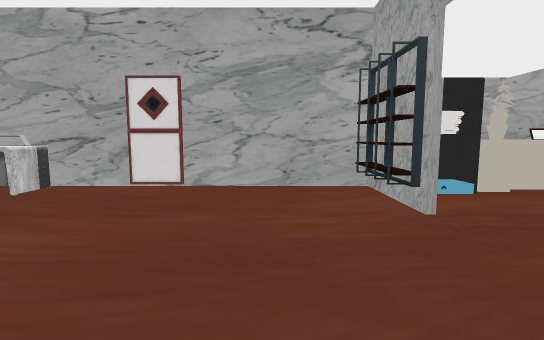
View 1 (above)

16 first-person views from a walk through a Unity game level. The camera is 1.2 m above the floor, tilts 6° down and sees 85° across. The floor is counted in squares, 1 m on a side. Each view is taken from the middle of a square. On the plan, view 1 faces up. The plan holds only what a view shows up to about 13 squares ahead; the rest is blank. The place goes on beyond the plan. The player character is not drawn. Some animated figures are not drawn. Some surface patterns are stand-ins.

View 2
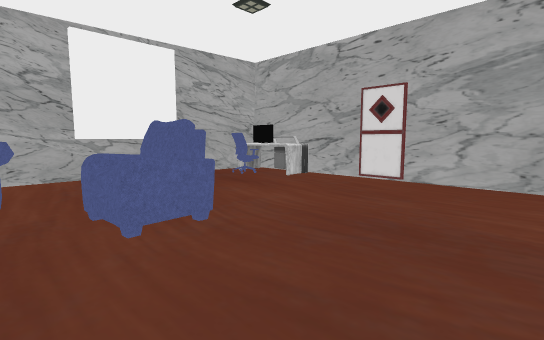

View 3
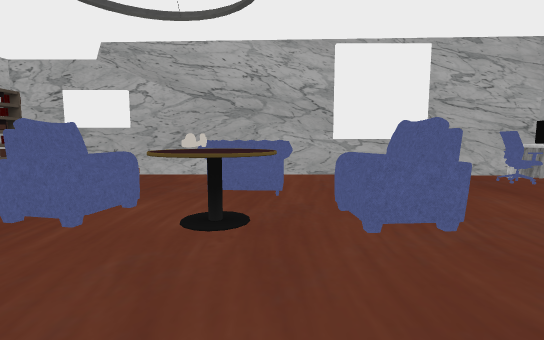

View 4
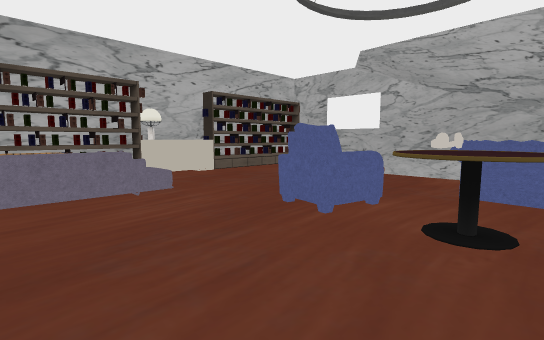

View 5
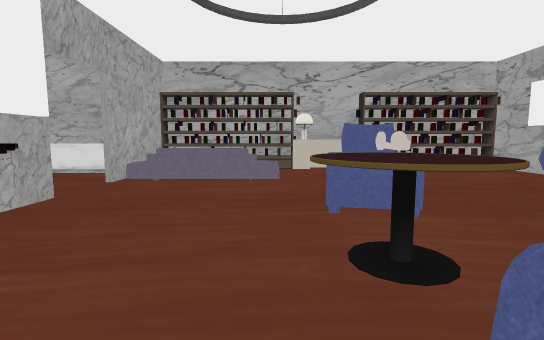

View 6
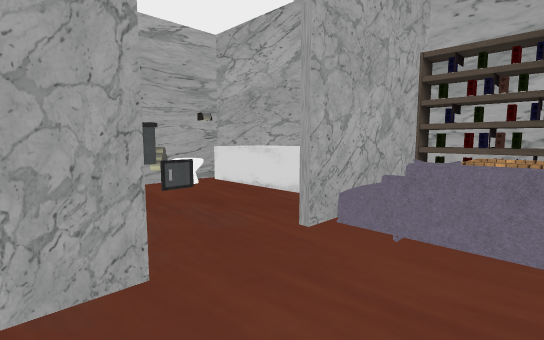

View 7
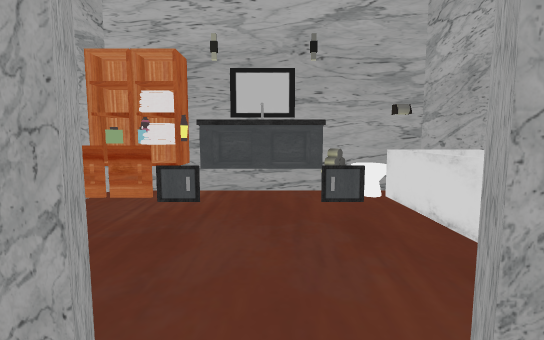

View 8
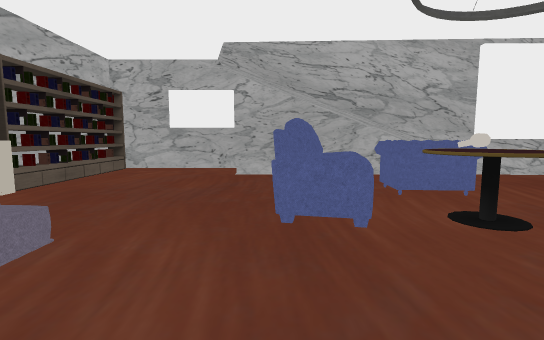

View 9
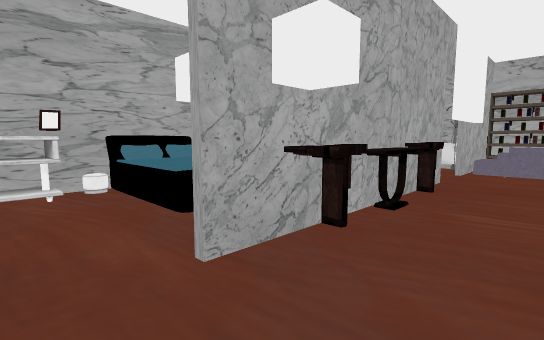

View 10
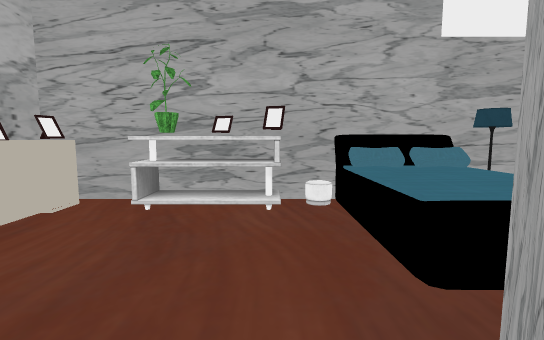

View 11
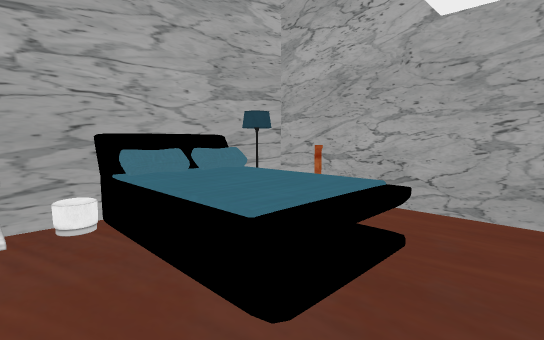

View 12
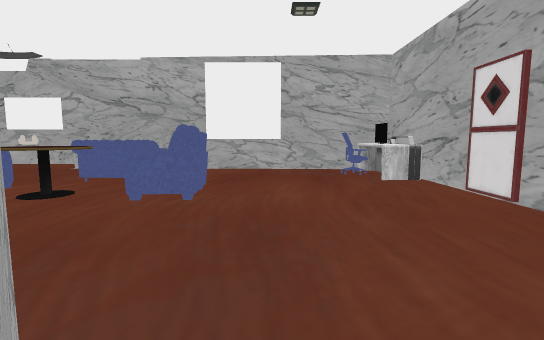

View 13
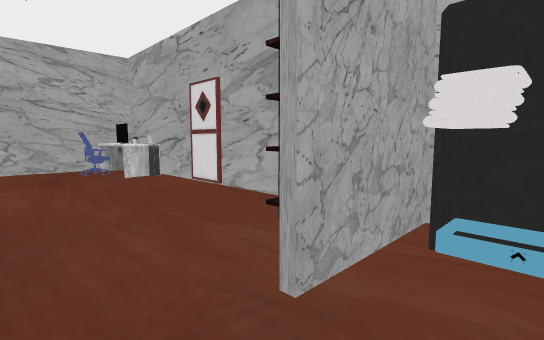

View 14
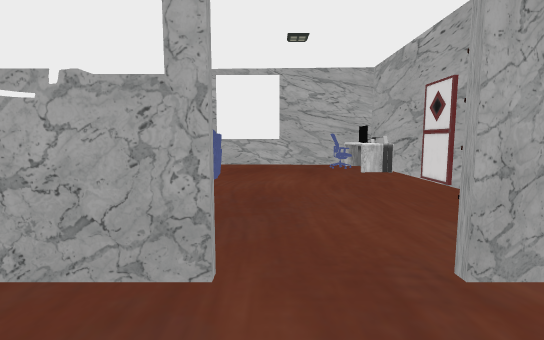

View 15
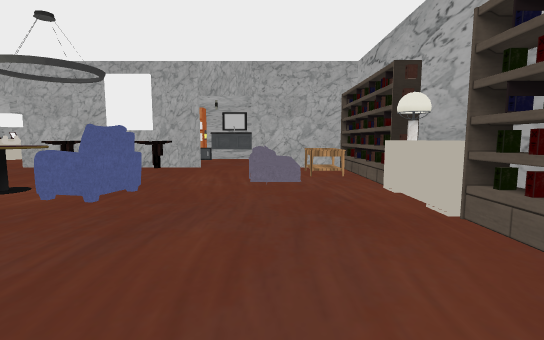

View 16
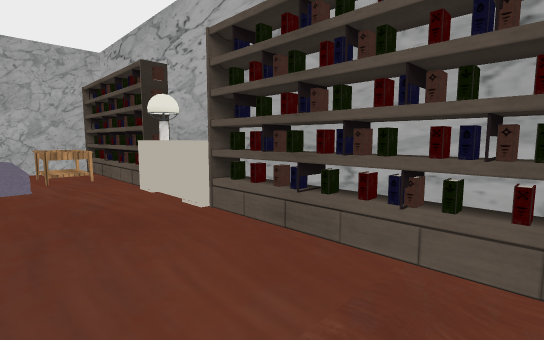

### Floor plan
Key: @ floor where view 1 was taken; # wall or solid block; . main floor; : floor 0.75 m higher than the main floor; / step, stairs or slope; v drop or lower ground; T table; B bookshelf; W wardrobe; A armchair; L lamp; C console; H bathtub; I cabinet; E bed; P plant; O other object.
Columns run from 11 left of view 1 to 8 right of it. Each row starts with its distance up from view 1.
  8   ##################
  7   #TOT.......BWWOOO#
  6   #AAT.......B##...#
  5   #..........B....P#
  4   #...............O#
  3   #.#.............##
  2   #.#........#..EEE#
  1 ###.#..AA....COEEEE#
  0 # #....AA..@.COEEEE#
 -1 # v..AATT....C#...L#
 -2 #  ..AATTT..#C# ####
 -3 # v....AT...#C# ..I#
 -4 # v....AA....C#...##
 -5 # v....AA.........O#
 -6 #vv...............O#
 -7 #...........v.....O#
 -8 #......../  :#OHHHO#
 -9 #........//TT#HHHH##
-10 #..........TT#######
-11 #BBBBBOOLBBBBB#
-12 ###############

Positions as (right, up) in squares from view 1, and headings:
1: (0, 0), facing up
2: (1, -1), facing up-left
3: (1, -1), facing left
4: (1, -1), facing down-left
5: (-2, 1), facing down
6: (0, -4), facing down-right
7: (1, -6), facing right
8: (1, -5), facing left
9: (0, 4), facing down-right
10: (2, 3), facing right
11: (3, 3), facing down-right
12: (3, 3), facing left
13: (4, 3), facing up-left
14: (5, 3), facing left
15: (-10, -8), facing right
16: (-10, -8), facing down-right
